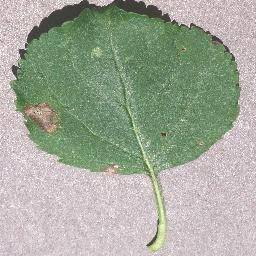
#> input picture New_directory/image (1)_Bright.JPG, 256 x 256 px
$ python Transformation.py 'New_directory/image (1)_Bright.JPG'
#> lines starting #> are read from the running program, lines starting #| are printed output that depends on the picture; after the words box and inside, x2 and y2 are one past the last pixel; in counts of white or black regions, pixels touching at a corner belong together
import sys
import os
import cv2
import numpy as np
import matplotlib.pyplot as plt

FIGURE_SIZE = (12, 10)
BLUR_KERNEL = (7, 7)
IMAGE_EXTENSIONS = (".jpg", ".jpeg", ".png", ".JPG", ".JPEG", ".PNG")

BLUE_COLOR = (255, 0, 0)
PINK_COLOR = (255, 0, 255)
GREEN_COLOR = (0, 255, 0)
ORANGE_COLOR = (255, 165, 0)

OUTPUT_ROOT = "transformation_output"

def validate_arguments():
    if len(sys.argv) != 2:
        print("Usage: python Transformation.py <image_path_or_directory>")
        sys.exit(1)

    input_path = sys.argv[1]

    if not os.path.exists(input_path):
        print("Error: path does not exist")
        sys.exit(1)

    return input_path

def is_image_file(path):
    return path.endswith(IMAGE_EXTENSIONS)

def load_image(path):
    image = cv2.imread(path)

    if image is None:
        print(f"Error: unable to read image -> {path}")
        return None

    return image

def to_rgb(image):
    return cv2.cvtColor(image, cv2.COLOR_BGR2RGB)

# [14 lines left out: functions extract_image_info, create_output_directory_from_image, not called in this run]

def create_binary_mask(image):
    gray = cv2.cvtColor(image, cv2.COLOR_BGR2GRAY)
    blurred = cv2.GaussianBlur(gray, BLUR_KERNEL, 0)

    _, binary_mask = cv2.threshold(
        blurred,
        0,
        255,
        cv2.THRESH_BINARY_INV + cv2.THRESH_OTSU
    )

    kernel = cv2.getStructuringElement(cv2.MORPH_ELLIPSE, (3, 3))
    binary_mask = cv2.morphologyEx(binary_mask, cv2.MORPH_OPEN, kernel)
    binary_mask = cv2.morphologyEx(binary_mask, cv2.MORPH_CLOSE, kernel)

    return binary_mask

def get_largest_contour(binary_mask):
    contours, _ = cv2.findContours(
        binary_mask,
        cv2.RETR_EXTERNAL,
        cv2.CHAIN_APPROX_NONE
    )

    if not contours:
        return None

    return max(contours, key=cv2.contourArea)

def show_gaussian_blur(image):
    return create_binary_mask(image)

def create_masked_image(image):
    binary_mask = create_binary_mask(image)

    masked = cv2.bitwise_and(image, image, mask=binary_mask)

    white_background = np.full_like(image, 255)
    inverted_mask = cv2.bitwise_not(binary_mask)
    background = cv2.bitwise_and(white_background, white_background, mask=inverted_mask)

    final_masked = cv2.add(masked, background)
    return final_masked

def create_roi_objects_image(image):
    binary_mask = create_binary_mask(image)
    roi_objects = image.copy()

    height, width = binary_mask.shape[:2]
    margin_x = 3
    margin_y = 3

    x1, y1 = margin_x, margin_y
    x2, y2 = width - margin_x, height - margin_y

    roi_mask = np.zeros_like(binary_mask)
    cv2.rectangle(roi_mask, (x1, y1), (x2, y2), 255, thickness=cv2.FILLED)

    objects_in_roi = cv2.bitwise_and(binary_mask, roi_mask)

    contours, _ = cv2.findContours(
        objects_in_roi,
        cv2.RETR_EXTERNAL,
        cv2.CHAIN_APPROX_SIMPLE
    )

    overlay = roi_objects.copy()
    cv2.drawContours(overlay, contours, -1, GREEN_COLOR, thickness=cv2.FILLED)

    alpha = 0.95
    roi_objects = cv2.addWeighted(overlay, alpha, roi_objects, 1 - alpha, 0)

    cv2.drawContours(roi_objects, contours, -1, GREEN_COLOR, 2)
    cv2.rectangle(roi_objects, (x1, y1), (x2, y2), BLUE_COLOR, 3)

    return roi_objects

def detect_internal_edges(image, binary_mask):
    leaf_only = cv2.bitwise_and(image, image, mask=binary_mask)
    gray_leaf = cv2.cvtColor(leaf_only, cv2.COLOR_BGR2GRAY)
    blurred_leaf = cv2.GaussianBlur(gray_leaf, (5, 5), 0)

    internal_edges = cv2.Canny(blurred_leaf, 30, 90)
    internal_edges = cv2.bitwise_and(internal_edges, binary_mask)

    kernel = np.ones((3, 3), np.uint8)
    internal_edges = cv2.dilate(internal_edges, kernel, iterations=1)

    return internal_edges

def draw_vertical_line_inside_leaf(binary_mask, cx):
    h, w = binary_mask.shape
    mask = np.zeros((h, w), dtype=np.uint8)

    cv2.line(mask, (cx, 0), (cx, h - 1), 255, 3)
    mask = cv2.bitwise_and(mask, binary_mask)

    return mask

def draw_diagonal_line_inside_leaf(binary_mask, start_point, end_point):
    h, w = binary_mask.shape
    mask = np.zeros((h, w), dtype=np.uint8)

    cv2.line(mask, tuple(start_point), tuple(end_point), 255, 3)
    mask = cv2.bitwise_and(mask, binary_mask)

    return mask

def create_analyze_object_image(image):
    binary_mask = create_binary_mask(image)
    analyze_image = image.copy()

    largest_contour = get_largest_contour(binary_mask)
    if largest_contour is None:
        return analyze_image

    # contour externe en rose
    cv2.drawContours(analyze_image, [largest_contour], -1, PINK_COLOR, 3)

    # détails internes en bleu
    internal_edges = detect_internal_edges(image, binary_mask)
    analyze_image[internal_edges > 0] = BLUE_COLOR

    # centre
    moments = cv2.moments(largest_contour)
    if moments["m00"] == 0:
        return analyze_image

    cx = int(moments["m10"] / moments["m00"])
    cy = int(moments["m01"] / moments["m00"])

    cv2.circle(analyze_image, (cx, cy), 8, PINK_COLOR, -1)
    cv2.circle(analyze_image, (cx, cy), 14, PINK_COLOR, 3)

    # ligne verticale limitée à la feuille
    vertical_mask = draw_vertical_line_inside_leaf(binary_mask, cx)
    analyze_image[vertical_mask > 0] = PINK_COLOR

    # diagonale limitée à la feuille
    rect = cv2.minAreaRect(largest_contour)
    box = cv2.boxPoints(rect)
    box = np.int32(box)

    p1, p2, p3, p4 = box
    diagonals = [
        (p1, p3, np.linalg.norm(p1 - p3)),
        (p2, p4, np.linalg.norm(p2 - p4))
    ]

    diagonal_start, diagonal_end, _ = max(diagonals, key=lambda x: x[2])

    diagonal_mask = draw_diagonal_line_inside_leaf(
        binary_mask,
        diagonal_start,
        diagonal_end
    )
    analyze_image[diagonal_mask > 0] = PINK_COLOR

    return analyze_image


def create_pseudolandmarks_image(image, contour_points_count=50, internal_points_count=40):
    binary_mask = create_binary_mask(image)
    pseudo_image = image.copy()

    largest_contour = get_largest_contour(binary_mask)
    if largest_contour is None:
        return pseudo_image

    # contour externe
    cv2.drawContours(pseudo_image, [largest_contour], -1, PINK_COLOR, 2)

    # points sur contour externe
    contour_coords = largest_contour[:, 0, :]
    total_contour_points = len(contour_coords)

    contour_step = max(1, total_contour_points // contour_points_count)
    selected_contour_points = contour_coords[::contour_step][:contour_points_count]

    for i, point in enumerate(selected_contour_points):
        x, y = point
        color = BLUE_COLOR if i < len(selected_contour_points) // 2 else PINK_COLOR
        cv2.circle(pseudo_image, (x, y), 5, color, -1)

    # points sur détails internes
    internal_edges = detect_internal_edges(image, binary_mask)
    internal_y, internal_x = np.where(internal_edges > 0)

    if len(internal_x) > 0:
        internal_coords = np.column_stack((internal_x, internal_y))
        internal_step = max(1, len(internal_coords) // internal_points_count)
        selected_internal_points = internal_coords[::internal_step][:internal_points_count]

        for x, y in selected_internal_points:
            cv2.circle(pseudo_image, (int(x), int(y)), 5, ORANGE_COLOR, -1)

    return pseudo_image

def create_color_histogram_figure(image):
    binary_mask = create_binary_mask(image)
    leaf = cv2.bitwise_and(image, image, mask=binary_mask)

    hsv = cv2.cvtColor(leaf, cv2.COLOR_BGR2HSV)
    lab = cv2.cvtColor(leaf, cv2.COLOR_BGR2LAB)

    fig, ax = plt.subplots(figsize=(10, 6))

    def compute_hist(img, channel, label, color):
        hist = cv2.calcHist([img], [channel], binary_mask, [256], [0, 256])
        if hist.sum() > 0:
            hist = hist / hist.sum() * 100
        ax.plot(hist, color=color, label=label)

    # RGB
    compute_hist(leaf, 0, "blue", "blue")
    compute_hist(leaf, 1, "green", "green")
    compute_hist(leaf, 2, "red", "red")

    # HSV
    compute_hist(hsv, 0, "hue", "purple")
    compute_hist(hsv, 1, "saturation", "cyan")
    compute_hist(hsv, 2, "value", "orange")

    # LAB
    compute_hist(lab, 0, "lightness", "black")
    compute_hist(lab, 1, "green-magenta", "magenta")
    compute_hist(lab, 2, "blue-yellow", "yellow")

    ax.set_title("Figure IV.7: Color Histogram")
    ax.set_xlabel("Pixel intensity")
    ax.set_ylabel("Proportion of pixels (%)")
    ax.set_xlim([0, 256])
    ax.legend()
    ax.grid(alpha=0.3)

    fig.tight_layout()
    return fig

def build_transformation_panels(image):
    original_rgb = to_rgb(image)

    gaussian_blur_result = show_gaussian_blur(image)

    masked_result_rgb = to_rgb(create_masked_image(image))
    roi_objects_result_rgb = to_rgb(create_roi_objects_image(image))
    analyze_object_result_rgb = to_rgb(create_analyze_object_image(image))
    pseudolandmarks_result_rgb = to_rgb(create_pseudolandmarks_image(image))

    images = [
        original_rgb,
        gaussian_blur_result,
        masked_result_rgb,
        roi_objects_result_rgb,
        analyze_object_result_rgb,
        pseudolandmarks_result_rgb
    ]

    titles = [
        "Figure IV.1: Original",
        "Figure IV.2: Gaussian Blur",
        "Figure IV.3: Mask",
        "Figure IV.4: ROI Objects",
        "Figure IV.5: Analyze Object",
        "Figure IV.6: Pseudolandmarks"
    ]

    cmap_list = [None, "gray", None, None, None, None]

    return images, titles, cmap_list

def create_transformation_figure(image):
    images, titles, cmap_list = build_transformation_panels(image)

    fig = plt.figure(figsize=FIGURE_SIZE)

    for i in range(len(images)):
        ax = fig.add_subplot(3, 2, i + 1)
        ax.imshow(images[i], cmap=cmap_list[i])
        ax.set_title(titles[i])
        ax.axis("on")

    fig.tight_layout()
    return fig

def display_single_image_mode(image):
    transformation_fig = create_transformation_figure(image)
    histogram_fig = create_color_histogram_figure(image)

    plt.show()

def save_figure(fig, output_path):
    fig.savefig(output_path, bbox_inches="tight")
    plt.close(fig)

# [34 lines left out: functions process_single_image_for_directory, process_directory, not called in this run]

def main():
    input_path = validate_arguments()

    if os.path.isfile(input_path):
        if not is_image_file(input_path):
            print("Error: file is not a supported image.")
            sys.exit(1)

        image = load_image(input_path)
#> in load_image, image is the input picture: shape (256, 256, 3); mean B, G, R 153.6, 168.2, 161.6
        if image is None:
            sys.exit(1)

        display_single_image_mode(image)
#> in create_binary_mask, `_, binary_mask = cv2.threshold( blurred, 0, 255, cv2.THRESH_BINARY_INV..`:
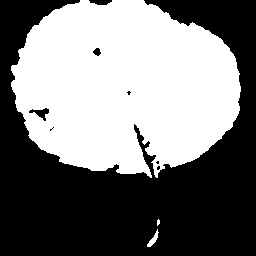
#> binary_mask: shape (256, 256); 47.4% white; 3 white regions (1 under 20 px), largest, box (x1, y1, x2, y2) and area: (11, 0, 241, 178) 30973, (147, 229, 159, 247) 77
#> in create_binary_mask, `binary_mask = cv2.morphologyEx(binary_mask, cv2.MORPH_OPEN, kernel)`: binary_mask: shape (256, 256); 47.4% white; 3 white regions (1 under 20 px), largest, box (x1, y1, x2, y2) and area: (11, 0, 241, 178) 30954, (147, 231, 159, 247) 73
#> in create_binary_mask, `binary_mask = cv2.morphologyEx(binary_mask, cv2.MORPH_CLOSE, kernel)`: binary_mask: shape (256, 256); 47.4% white; 3 white regions (1 under 20 px), largest, box (x1, y1, x2, y2) and area: (11, 0, 241, 178) 30984, (147, 231, 159, 247) 73
#> in create_masked_image, `background = cv2.bitwise_and(white_background, white_background, mask=..`: white_background: shape (256, 256, 3); every value is 255
#> in create_roi_objects_image, `cv2.rectangle(roi_mask, (x1, y1), (x2, y2), 255, thickness=cv2.FILLED)`: roi_mask: shape (256, 256); 96.1% white; 1 black region, box (x1, y1, x2, y2) and area: (0, 0, 256, 256) 2535
#> in create_roi_objects_image, `objects_in_roi = cv2.bitwise_and(binary_mask, roi_mask)`: objects_in_roi: shape (256, 256); 47.2% white; 3 white regions (1 under 20 px)
#> in create_roi_objects_image, `contours, _ = cv2.findContours( objects_in_roi, cv2.RETR_EXTERNAL, cv2..`: contours = 3 contours, 1 with area under 20; largest, box (x1, y1, x2, y2) and area: (11, 3, 241, 178) 30644, (147, 231, 159, 247) 56
#> in create_roi_objects_image, `cv2.rectangle(roi_objects, (x1, y1), (x2, y2), BLUE_COLOR, 3)`:
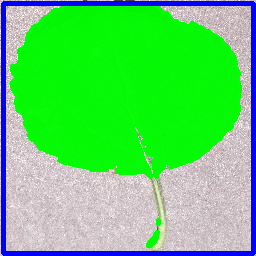
#> roi_objects: shape (256, 256, 3); mean B, G, R 108.7, 207.6, 93.4
#> in get_largest_contour, `contours, _ = cv2.findContours( binary_mask, cv2.RETR_EXTERNAL, cv2.CH..`: contours = 3 contours, 1 with area under 20; largest, box (x1, y1, x2, y2) and area: (11, 0, 241, 178) 30774, (147, 231, 159, 247) 56
#> in create_analyze_object_image, `largest_contour = get_largest_contour(binary_mask)`: largest_contour = contour of 747 points, box (x1, y1, x2, y2) (11, 0, 241, 178), area 30774
#> in create_analyze_object_image, `cv2.drawContours(analyze_image, [largest_contour], -1, PINK_COLOR, 3)`: analyze_image: shape (256, 256, 3); 5.5% of pixels changed, all inside (x1, y1, x2, y2) = (9, 0, 243, 180)
#> in detect_internal_edges, `internal_edges = cv2.Canny(blurred_leaf, 30, 90)`: internal_edges: shape (256, 256); 8% white in thin lines or dots, all inside (x1, y1, x2, y2) = (10, 0, 242, 248)
#> in detect_internal_edges, `internal_edges = cv2.bitwise_and(internal_edges, binary_mask)`: internal_edges: shape (256, 256); 6.9% white in thin lines or dots, all inside (x1, y1, x2, y2) = (11, 0, 241, 247)
#> in detect_internal_edges, `internal_edges = cv2.dilate(internal_edges, kernel, iterations=1)`: internal_edges: shape (256, 256); 22.7% white; 22 white regions (5 under 20 px), largest, box (x1, y1, x2, y2) and area: (10, 0, 234, 179) 12704, (188, 21, 231, 82) 753, (27, 134, 81, 168) 212
#> in create_analyze_object_image, `moments = cv2.moments(largest_contour)`: moments = moments, m00 30774.5, centre m10/m00, m01/m00 = (124.1, 86.12)
#> in create_analyze_object_image, `cx = int(moments["m10"] / moments["m00"])`: cx = 124
#> in create_analyze_object_image, `cy = int(moments["m01"] / moments["m00"])`: cy = 86
#> in draw_vertical_line_inside_leaf, `cv2.line(mask, (cx, 0), (cx, h - 1), 255, 3)`: mask: shape (256, 256); 2% white; 1 white region, box (x1, y1, x2, y2) and area: (122, 0, 127, 256) 1280
#> in draw_vertical_line_inside_leaf, `mask = cv2.bitwise_and(mask, binary_mask)`: mask: shape (256, 256); 1.3% white; 1 white region, box (x1, y1, x2, y2) and area: (122, 0, 127, 174) 870
#> in create_analyze_object_image, `analyze_image[vertical_mask > 0] = PINK_COLOR`:
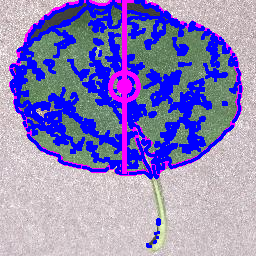
#> analyze_image: shape (256, 256, 3); mean B, G, R 189.4, 132, 140.7
#> in create_analyze_object_image, `rect = cv2.minAreaRect(largest_contour)`: rect = ((125.2, 85.98), (174.9, 231.6), -83.23)
#> in create_analyze_object_image, `box = cv2.boxPoints(rect)`: box = [[229.9, 186.5], [-0.0572, 159.2], [20.55, -14.53], [250.5, 12.76]]
#> in create_analyze_object_image, `box = np.int32(box)`: box = [[229, 186], [0, 159], [20, -14], [250, 12]]
#> in create_analyze_object_image, `p1, p2, p3, p4 = box`: p1 = [229, 186]; p2 = [0, 159]; p3 = [20, -14]; p4 = [250, 12]
#> in create_analyze_object_image, `diagonals = [ (p1, p3, np.linalg.norm(p1 - p3)), (p2, p4, np.linalg.no..`: diagonals = [([229, 186], [20, -14], 289.3), ([0, 159], [250, 12], 290)]
#> in create_analyze_object_image, `diagonal_start, diagonal_end, _ = max(diagonals, key=lambda x: x[2])`: diagonal_start = [0, 159]; diagonal_end = [250, 12]
#> in draw_diagonal_line_inside_leaf, `cv2.line(mask, tuple(start_point), tuple(end_point), 255, 3)`: mask: shape (256, 256); 2.2% white; 1 white region, box (x1, y1, x2, y2) and area: (0, 10, 253, 162) 1455
#> in draw_diagonal_line_inside_leaf, `mask = cv2.bitwise_and(mask, binary_mask)`: mask: shape (256, 256); 1.6% white; 1 white region, box (x1, y1, x2, y2) and area: (31, 33, 216, 142) 1044
#> in create_analyze_object_image, `analyze_image[diagonal_mask > 0] = PINK_COLOR`:
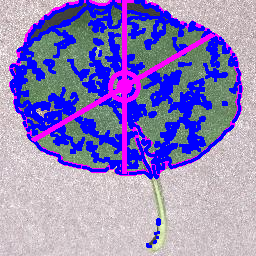
#> analyze_image: shape (256, 256, 3); 1.39% of pixels changed, all inside (x1, y1, x2, y2) = (31, 33, 215, 142)
#> in create_pseudolandmarks_image, `cv2.drawContours(pseudo_image, [largest_contour], -1, PINK_COLOR, 2)`: pseudo_image: shape (256, 256, 3); 4.35% of pixels changed, all inside (x1, y1, x2, y2) = (10, 0, 242, 179)
#> in create_pseudolandmarks_image, `contour_coords = largest_contour[:, 0, :]`: contour_coords = 747 pairs, first value 11 to 240, second value 0 to 177
#> in create_pseudolandmarks_image, `total_contour_points = len(contour_coords)`: total_contour_points = 747
#> in create_pseudolandmarks_image, `contour_step = max(1, total_contour_points // contour_points_count)`: contour_step = 14
#> in create_pseudolandmarks_image, `selected_contour_points = contour_coords[::contour_step][:contour_poin..`: selected_contour_points = 50 pairs, first value 11 to 239, second value 0 to 175
#> the loop in create_pseudolandmarks_image, `for i, point in enumerate(selected_contour_points):` made 50 passes
#> (x, y, color) on passes 1 to 12: (80, 0, (255, 0, 0)), (67, 4, (255, 0, 0)), (53, 10, (255, 0, 0)), (40, 22, (255, 0, 0)), (28, 33, (255, 0, 0)), (23, 47, (255, 0, 0)), (19, 59, (255, 0, 0)), (11, 69, (255, 0, 0)), (11, 83, (255, 0, 0)), (16, 97, (255, 0, 0)), (18, 111, (255, 0, 0)), (24, 123, (255, 0, 0))
#> after the loop in create_pseudolandmarks_image, `for i, point in enumerate(selected_contour_points):`:
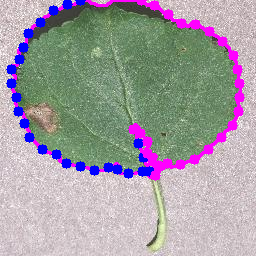
#> pseudo_image: shape (256, 256, 3); mean B, G, R 162.1, 156.4, 161.8
#> in create_pseudolandmarks_image, `internal_y, internal_x = np.where(internal_edges > 0)`: internal_y = 14895 values from 0 to 247; internal_x = 14895 values, max 241 at index 6659, min 10 at index 4431, mean 121.8
#> in create_pseudolandmarks_image, `internal_coords = np.column_stack((internal_x, internal_y))`: internal_coords = 14895 pairs, first value 10 to 241, second value 0 to 247
#> in create_pseudolandmarks_image, `internal_step = max(1, len(internal_coords) // internal_points_count)`: internal_step = 372
#> in create_pseudolandmarks_image, `selected_internal_points = internal_coords[::internal_step][:internal_..`: selected_internal_points = 40 pairs, first value 22 to 229, second value 0 to 168
#> the loop in create_pseudolandmarks_image, `for x, y in selected_internal_points:` made 40 passes
#> (x, y) on passes 1 to 12: (79, 0), (104, 8), (46, 15), (96, 20), (184, 24), (101, 29), (41, 34), (111, 39), (118, 44), (225, 49), (22, 56), (70, 61)
#> after the loop in create_pseudolandmarks_image, `for x, y in selected_internal_points:`:
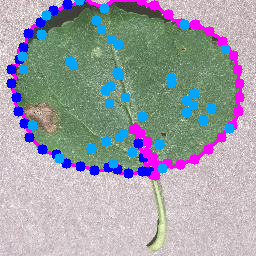
#> pseudo_image: shape (256, 256, 3); 4.62% of pixels changed, all inside (x1, y1, x2, y2) = (17, 0, 235, 174)
#> in create_transformation_figure, `images, titles, cmap_list = build_transformation_panels(image)`: images = 6 items; titles = ['Figure IV.1: Original', 'Figure IV.2: Gaussian Blur', 'Figure IV.3: Mask', 'Figure IV.4: ROI Objects', 'Figure IV.5: Analyze Object', 'Figure IV.6: Pseudolandmarks']; cmap_list = 6 items
#> the loop in create_transformation_figure, `for i in range(len(images)):` made 6 passes
#> in create_color_histogram_figure, `hsv = cv2.cvtColor(leaf, cv2.COLOR_BGR2HSV)`: hsv: shape (256, 256, 3); mean H, S, V 25.4, 29.3, 65.2
#> in create_color_histogram_figure, `lab = cv2.cvtColor(leaf, cv2.COLOR_BGR2LAB)`: lab: shape (256, 256, 3); mean of channels 0, 1, 2 65.5, 120.5, 134.8
#> in compute_hist, `hist = cv2.calcHist([img], [channel], binary_mask, [256], [0, 256])`: hist = 256 values, max 676 at index 101, min 0 at index 0, mean 121.4
#> in compute_hist, `hist = hist / hist.sum() * 100`: hist = 256 values, max 2.18 at index 101, min 0 at index 0, mean 0.391
#> in display_single_image_mode, `plt.show()`:
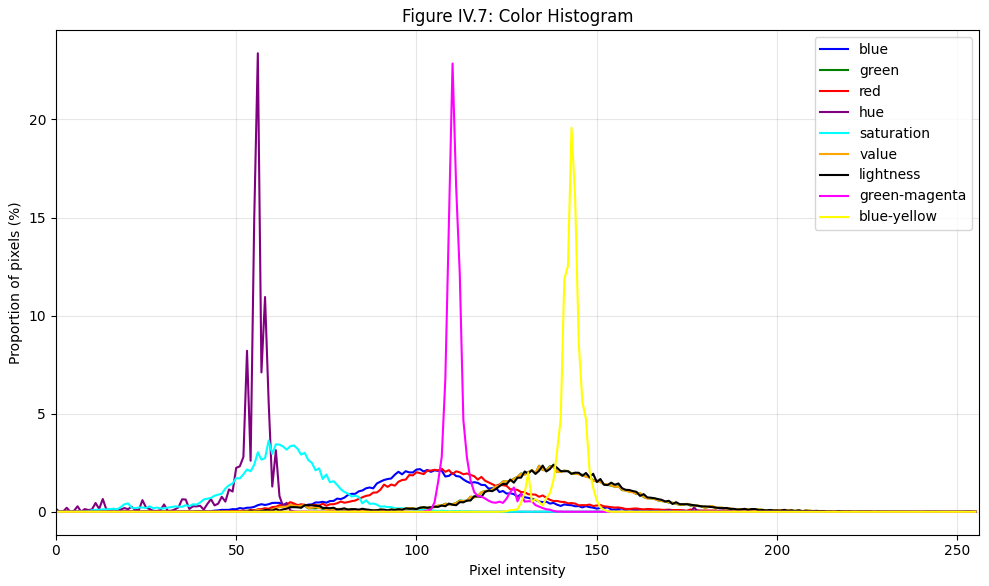
#> figure drawn by matplotlib, 1 panel; curve peaks at x = 101, y = 2.18; curve peaks at x = 134, y = 2.35; curve peaks at x = 107, y = 2.19

    elif os.path.isdir(input_path):
        process_directory(input_path)

    else:
        print("Error: invalid path")
        sys.exit(1)


if __name__ == "__main__":
    main()
